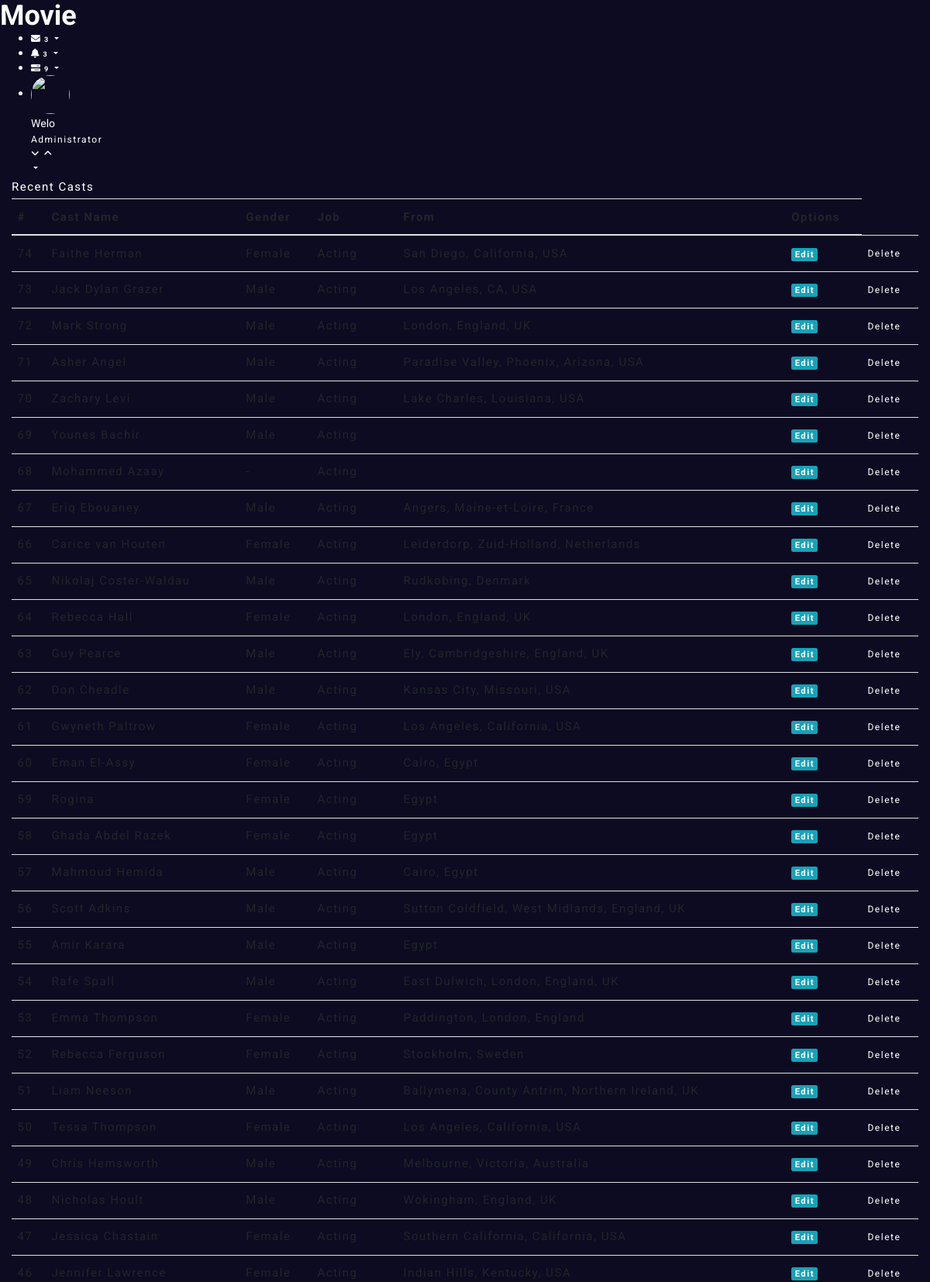
Screenshot of /dashboard/cast.php (signed in, upper part) with the database file from the repository.
### tables this page shows
CREATE TABLE `users` (
  `ID` int(11) NOT NULL,
  `username` varchar(255) NOT NULL,
  `password` varchar(255) NOT NULL,
  `email` varchar(255) NOT NULL,
  `country` varchar(20) NOT NULL,
  `image` varchar(255) NOT NULL,
  `statues` tinyint(1) NOT NULL DEFAULT '0'
);

CREATE TABLE `cast` (
  `ID` int(11) NOT NULL,
  `name` tinytext NOT NULL,
  `date` date NOT NULL,
  `details` text NOT NULL,
  `job` text NOT NULL,
  `deathday` date NOT NULL,
  `gender` varchar(16) NOT NULL,
  `img` varchar(300) NOT NULL,
  `IMDB` varchar(300) NOT NULL,
  `place` varchar(100) NOT NULL
);

### dashboard/cast.php (the view, shortened to what this page needs)
<?php
    include("config.php");
    $navbar = "";
    $slider = "";
    if (isset($_SESSION['loggedin']))
    {
        $stmt = $connection->prepare("SELECT * FROM cast ORDER BY ID DESC");
        $stmt->execute();
        $rows  = $stmt->fetchAll();
        ?>
            <!DOCTYPE HTML>
        <html>
        <head>
        <link href="css/bootstrap.css" rel="stylesheet" type="text/css" media="all">
        <link href="css/style.css" rel="stylesheet" type="text/css" media="all"/>
        <link href="css/font-awesome.css" rel="stylesheet">
      </head>
        <body onload="startTime();">
        <?php
                if (isset($navbar))
                {
                        include("nav.php");
                }
                if (!isset($_GET['do']))
                {
                    $do = $_GET['do'];
                }else{
                    $do = $_GET['do'];
                }
                if ($do == "manage")
                {
                    ?>
                                <div class="col-md-12 chit-chat-layer1-left">
                       <div class="work-progres">
                                    <div class="chit-chat-heading">
                                          Recent Casts
                                    </div>
                                    <div class="table-responsive">
                                        <table class="table table-hover">
                                          <thead>
                                            <tr>
                                              <th>#</th>
                                              <th>Cast Name</th>
                                              <th>Gender</th>
                                              <th>Job</th>
                                              <th>From</th>
                                              <th>Options</th>
                                          </tr>
                                      </thead>
                                      <tbody>
                                        <?php
                                            foreach($rows as $row)
                                            {
                                                 echo "<tr>";
                                                 echo "<td>" . $row['ID'] . "</td>";
                                                 echo "<td>" . $row['name'] . "</td>";
                                                 echo "<td>" . ucwords($row['gender']) . "</td>";
                                                 echo "<td>" . $row['job'] . "</td>";
                                                 echo '<td><span class="label label-success">' . ucwords($row['place']) .'</span></td>';
                                                 echo '<td><a class="badge badge-info" href="cast.php?do=edit&castid=' .  $row['ID'] . '">Edit</a></td>';
                                                 echo '<td><a class="label label-danger" href="cast.php?do=delete&castid=' .  $row['ID'] . '">Delete</a></td>';
                                                 echo '</tr>';
                                            }
                                        ?>
                                  </tbody>
                              </table>
                          </div>
                     </div>
        </div>
                    <?php
                }elseif($do == "add")
                {
                    echo "add";
                }elseif($do== "insert")
                {
                    echo "insert";
                }
        ?>
        <?php
                if (isset($slider))
                {
                        include("slider.php");
                }
        ?>
        <?php
    }else{
        header("location:login.php");
        exit();
    }
?>

### dashboard/nav.php (shortened to what this page needs)
<?php
           include("config.php");
           $stmt = $connection->prepare("SELECT * FROM users WHERE ID = ? LIMIT 1");
           $stmt->execute(array($_SESSION['ID']));
           $row = $stmt->fetch();
?>
           <div class="left-content">
               <div class="mother-grid-inner">
                        <div class="header-main">
                            <div class="header-left">
                                    <div class="logo-name">
                                             <a href="index.php"> <h1>Movie</h1>
                                          </a>
                                    </div>
                                 </div>
                                 <div class="header-right">
                                    <div class="profile_details_left">
                                        <ul class="nofitications-dropdown">
                                            <li class="dropdown head-dpdn">
                                                <a href="#" class="dropdown-toggle" data-toggle="dropdown" aria-expanded="false"><i class="fa fa-envelope"></i><span class="badge">3</span></a>
                                            </li>
                                            <li class="dropdown head-dpdn">
                                                <a href="#" class="dropdown-toggle" data-toggle="dropdown" aria-expanded="false"><i class="fa fa-bell"></i><span class="badge blue">3</span></a>
                                            </li>
                                            <li class="dropdown head-dpdn">
                                                <a href="#" class="dropdown-toggle" data-toggle="dropdown" aria-expanded="false"><i class="fa fa-tasks"></i><span class="badge blue1">9</span></a>
                                            </li>
                                        </ul>
                                    </div>
                                    <div class="profile_details">
                                        <ul>
                                            <li class="dropdown profile_details_drop">
                                                <a href="#" class="dropdown-toggle" data-toggle="dropdown" aria-expanded="false">
                                                    <div class="profile_img">
                                                        <span class="prfil-img"><img src="<?php echo "imgs/" . $row['image']; ?>" alt="" style="width:50px;height: 50px; border-radius:50%;"> </span>
                                                        <div class="user-name">
                                                            <p><?php echo $row['username']; ?></p>
                                                            <span>Administrator</span>
                                                        </div>
                                                        <i class="fa fa-angle-down lnr"></i>
                                                        <i class="fa fa-angle-up lnr"></i>
                                                    </div>
                                                </a>
                                            </li>
                                        </ul>
                                    </div>
                                </div>
                        </div>
        <div class="inner-block">

### rows the page displays
users: username "Welo"
cast: ID "74", name "Faithe Herman", gender "Female", job "Acting", place "San Diego, California, USA"
cast: ID "73", name "Jack Dylan Grazer", gender "Male", job "Acting", place "Los Angeles, CA, USA"
cast: ID "72", name "Mark Strong", gender "Male", job "Acting", place "London, England, UK"
cast: ID "71", name "Asher Angel", gender "Male", job "Acting", place "Paradise Valley, Phoenix, Arizona, USA"
cast: ID "70", name "Zachary Levi", gender "Male", job "Acting", place "Lake Charles, Louisiana, USA"
cast: ID "69", name "Younes Bachir", gender "Male", job "Acting"
cast: ID "68", name "Mohammed Azaay", gender "-", job "Acting"
cast: ID "67", name "Eriq Ebouaney", gender "Male", job "Acting", place "Angers, Maine-et-Loire, France"
cast: ID "66", name "Carice van Houten", gender "Female", job "Acting", place "Leiderdorp, Zuid-Holland, Netherlands"
cast: ID "65", name "Nikolaj Coster-Waldau", gender "Male", job "Acting", place "Rudkobing, Denmark"
cast: ID "64", name "Rebecca Hall", gender "Female", job "Acting", place "London, England, UK"
cast: ID "63", name "Guy Pearce", gender "Male", job "Acting", place "Ely, Cambridgeshire, England, UK"
cast: ID "62", name "Don Cheadle", gender "Male", job "Acting", place "Kansas City, Missouri, USA"
cast: ID "61", name "Gwyneth Paltrow", gender "Female", job "Acting", place "Los Angeles, California, USA"
cast: ID "60", name "Eman El-Assy", gender "Female", job "Acting", place "Cairo, Egypt"
cast: ID "59", name "Rogina", gender "Female", job "Acting", place "Egypt"
cast: ID "58", name "Ghada Abdel Razek", gender "Female", job "Acting", place "Egypt"
cast: ID "57", name "Mahmoud Hemida", gender "Male", job "Acting", place "Cairo, Egypt"
cast: ID "56", name "Scott Adkins", gender "Male", job "Acting", place "Sutton Coldfield, West Midlands, England, UK"
cast: ID "55", name "Amir Karara", gender "Male", job "Acting", place "Egypt"
cast: ID "54", name "Rafe Spall", gender "Male", job "Acting", place "East Dulwich, London, England, UK"
cast: ID "53", name "Emma Thompson", gender "Female", job "Acting", place "Paddington, London, England"
cast: ID "52", name "Rebecca Ferguson", gender "Female", job "Acting", place "Stockholm, Sweden"
cast: ID "51", name "Liam Neeson", gender "Male", job "Acting", place "Ballymena, County Antrim, Northern Ireland, UK"
cast: ID "50", name "Tessa Thompson", gender "Female", job "Acting", place "Los Angeles, California, USA"
cast: ID "49", name "Chris Hemsworth", gender "Male", job "Acting", place "Melbourne, Victoria, Australia"
cast: ID "48", name "Nicholas Hoult", gender "Male", job "Acting", place "Wokingham, England, UK"
cast: ID "47", name "Jessica Chastain", gender "Female", job "Acting", place "Southern California, California, USA"
cast: ID "46", name "Jennifer Lawrence", gender "Female", job "Acting", place "Indian Hills, Kentucky, USA"
